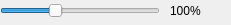
<?xml version="1.0" encoding="UTF-8"?>
<ui version="4.0">
 <class>ZoomSlider</class>
 <widget class="QWidget" name="ZoomSlider">
  <property name="geometry">
   <rect>
    <x>0</x>
    <y>0</y>
    <width>231</width>
    <height>25</height>
   </rect>
  </property>
  <property name="minimumSize">
   <size>
    <width>212</width>
    <height>23</height>
   </size>
  </property>
  <property name="windowTitle">
   <string>Form</string>
  </property>
  <widget class="QSlider" name="zoomSlider">
   <property name="geometry">
    <rect>
     <x>0</x>
     <y>0</y>
     <width>160</width>
     <height>21</height>
    </rect>
   </property>
   <property name="minimum">
    <number>1</number>
   </property>
   <property name="maximum">
    <number>300</number>
   </property>
   <property name="value">
    <number>100</number>
   </property>
   <property name="orientation">
    <enum>Qt::Orientation::Horizontal</enum>
   </property>
  </widget>
  <widget class="QLabel" name="zoomPercentageLabel">
   <property name="geometry">
    <rect>
     <x>170</x>
     <y>0</y>
     <width>41</width>
     <height>21</height>
    </rect>
   </property>
   <property name="text">
    <string>100%</string>
   </property>
  </widget>
 </widget>
 <resources/>
 <connections/>
</ui>
